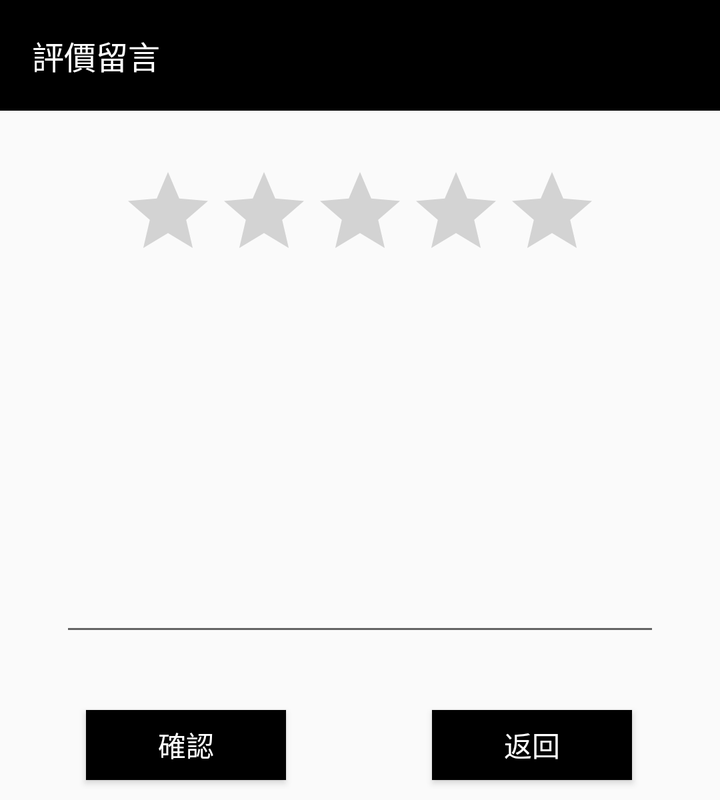
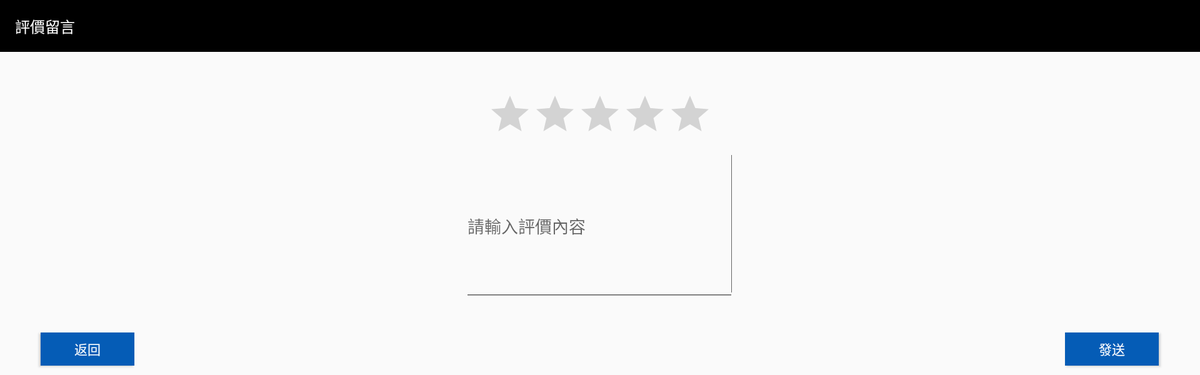

First picture: res/layout/ on a phone held upright. Second picture: the repository's own variant of that layout, on a device whose configuration matches the variant's folder. Source for both follows.
<!-- AndroidManifest.xml: application theme AppTheme -->
<!-- res/layout/dialog_foodorderrate.xml -->
<?xml version="1.0" encoding="utf-8"?>
<RelativeLayout xmlns:android="http://schemas.android.com/apk/res/android"
    android:layout_width="match_parent"
    android:layout_height="400dp">

    <RatingBar
        android:id="@+id/idOrder_Rate"
        android:layout_width="wrap_content"
        android:layout_height="wrap_content"
        android:layout_alignTop="@+id/idOrder_Msg"
        android:layout_centerHorizontal="true" />
    <TextView
        android:layout_width="match_parent"
        android:layout_height="wrap_content"
        android:background="@color/colorBlack"
        android:padding="16dp"
        android:text="評價留言"
        android:textColor="@android:color/white"
        android:textSize="16sp" />

    <EditText
        android:id="@+id/idOrder_Msg"
        android:layout_width="300dp"
        android:layout_height="300dp"
        android:layout_alignParentTop="true"
        android:layout_alignParentBottom="true"
        android:layout_centerHorizontal="true"
        android:layout_marginTop="82dp"
        android:layout_marginBottom="77dp" />

    <Button
        android:id="@+id/btnOrder_Rate_Ok"
        android:layout_width="100dp"
        android:layout_height="35dp"
        android:layout_alignParentStart="true"
        android:layout_alignParentLeft="true"
        android:layout_alignParentBottom="true"
        android:layout_marginStart="43dp"
        android:layout_marginLeft="43dp"
        android:layout_marginBottom="10dp"
        android:background="@color/colorBlack"
        android:text="確認"
        android:textColor="@color/colorWhite" />

    <Button
        android:id="@+id/btnOrder_Rate_Back"
        android:layout_width="100dp"
        android:layout_height="35dp"
        android:layout_alignParentEnd="true"
        android:layout_alignParentRight="true"
        android:layout_alignParentBottom="true"
        android:layout_marginEnd="44dp"
        android:layout_marginRight="43dp"
        android:layout_marginBottom="10dp"
        android:background="@color/colorBlack"
        android:text="返回"
        android:textColor="@color/colorWhite" />

</RelativeLayout>
<!-- resources referenced by this layout -->
<resources>
  <color name="colorBlack">#000000</color>
  <color name="colorWhite">#ffffff</color>
  <!-- from res/values-v21/ -->
  <style name="AppTheme" parent="Theme.AppCompat.Light.NoActionBar">
          
          <item name="colorPrimary">@color/colorBlack</item>
          <item name="colorPrimaryDark">@color/colorGary</item>
          <item name="colorAccent">@color/colorAccent</item>
          <item name="android:itemBackground">@color/colorBlack</item>
          <item name="android:textColor">@color/colorWhite</item> 
  
      </style>
  <color name="colorGary">#787272</color>
  <color name="colorAccent">#686767</color>
</resources>
<!-- res/layout-xlarge/dialog_foodorderrate.xml (the repository's variant of the layout above) -->
<!-- drawn on a large tablet held sideways -->
<?xml version="1.0" encoding="utf-8"?>
<RelativeLayout xmlns:android="http://schemas.android.com/apk/res/android"
    android:layout_width="match_parent"
    android:layout_height="400dp">

    <RatingBar
        android:id="@+id/idOrder_Rate"
        android:layout_width="wrap_content"
        android:layout_height="wrap_content"
        android:layout_alignParentTop="true"
        android:layout_centerHorizontal="true"
        android:layout_marginTop="98dp" />
    <TextView
        android:layout_width="match_parent"
        android:layout_height="wrap_content"
        android:background="@color/colorBlack"
        android:padding="16dp"
        android:text="評價留言"
        android:textColor="@android:color/white"
        android:textSize="16sp" />

    <EditText
        android:id="@+id/idOrder_Msg"
        android:layout_width="290dp"
        android:layout_height="160dp"
        android:layout_below="@+id/idOrder_Rate"
        android:layout_alignParentBottom="true"
        android:layout_centerHorizontal="true"
        android:layout_marginBottom="77dp"
        android:hint="請輸入評價內容"
        android:inputType="text" />


    <Button
        android:id="@+id/btnOrder_Rate_Ok"
        android:layout_width="100dp"
        android:layout_height="35dp"
        android:layout_alignParentEnd="true"
        android:layout_alignParentRight="true"
        android:layout_alignParentBottom="true"
        android:layout_marginEnd="44dp"
        android:layout_marginRight="43dp"
        android:layout_marginBottom="10dp"
        android:background="@color/colorBlue"
        android:text="發送"
        android:textColor="@color/colorWhite" />

    <Button
        android:id="@+id/btnOrder_Rate_Back"
        android:layout_width="100dp"
        android:layout_height="35dp"
        android:layout_alignParentStart="true"
        android:layout_alignParentLeft="true"
        android:layout_alignParentBottom="true"
        android:layout_marginStart="43dp"
        android:layout_marginLeft="43dp"
        android:layout_marginBottom="10dp"
        android:background="@color/colorBlue"
        android:text="返回"
        android:textColor="@color/colorWhite" />

</RelativeLayout>
<!-- resources referenced by the variant -->
<!-- as a large tablet held sideways resolves them -->
<resources>
  <color name="colorBlack">#000000</color>
  <color name="colorBlue">#055CB6</color>
  <color name="colorWhite">#ffffff</color>
  <!-- from res/values-v21/ -->
  <style name="AppTheme" parent="Theme.AppCompat.Light.NoActionBar">
          
          <item name="colorPrimary">@color/colorBlack</item>
          <item name="colorPrimaryDark">@color/colorGary</item>
          <item name="colorAccent">@color/colorAccent</item>
          <item name="android:itemBackground">@color/colorBlack</item>
          <item name="android:textColor">@color/colorWhite</item> 
  
      </style>
  <color name="colorGary">#787272</color>
  <color name="colorAccent">#686767</color>
</resources>
